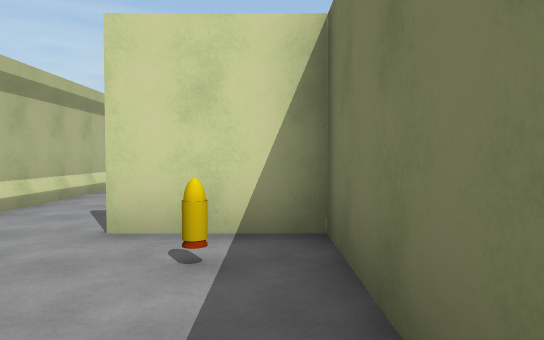
[1] (above)

17 first-person views from a walk through a 3-D level made in the Unity game engine. The camera is 1.4 m above the floor, tilts 2° down and sees 70° across. The floor is counted in squares, 2 m on a side. Each view is taken from the middle of a square. On the plan, view 1 faces up. The plan holds only what a view shows up to about 11 squares ahead; the rest is blank. The player is left out. Some animated figures are left out.

[2]
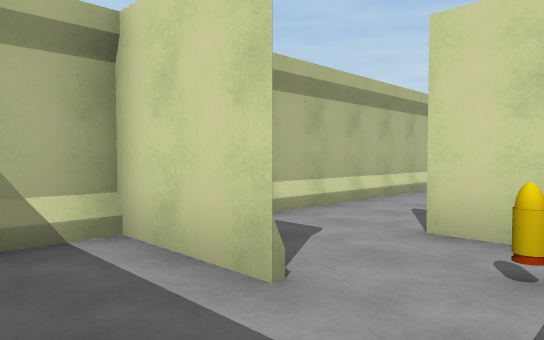

[3]
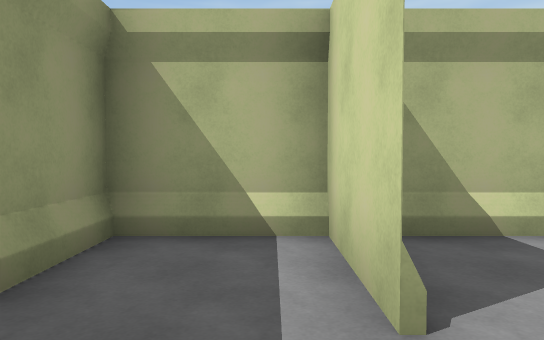

[4]
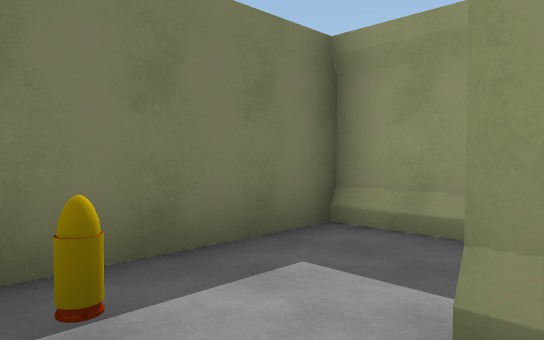

[5]
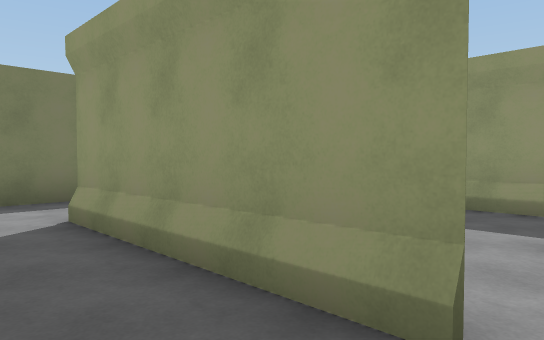

[6]
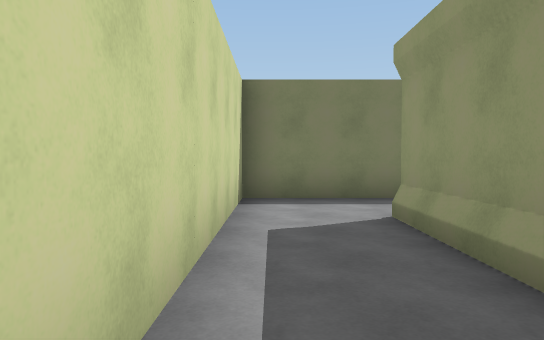

[7]
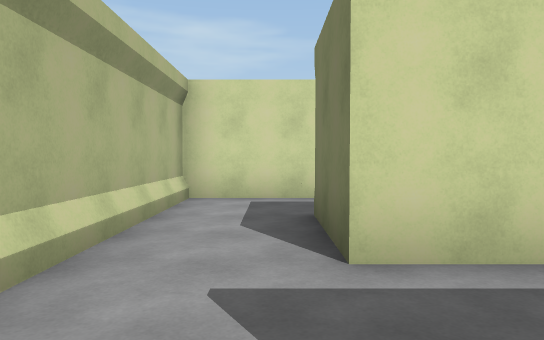

[8]
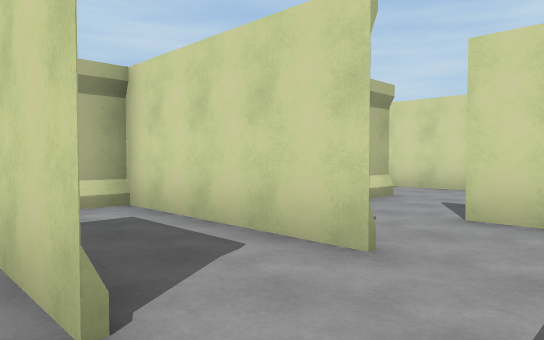

[9]
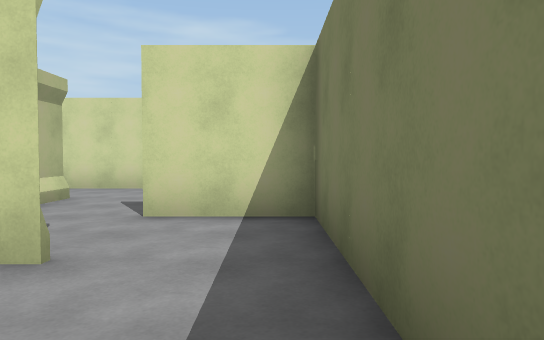

[10]
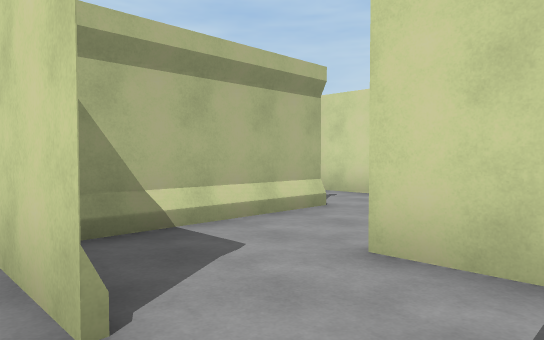

[11]
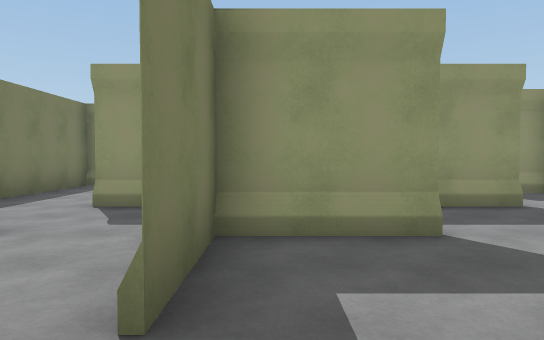

[12]
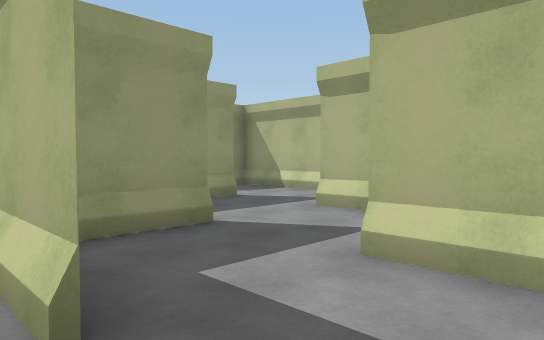

[13]
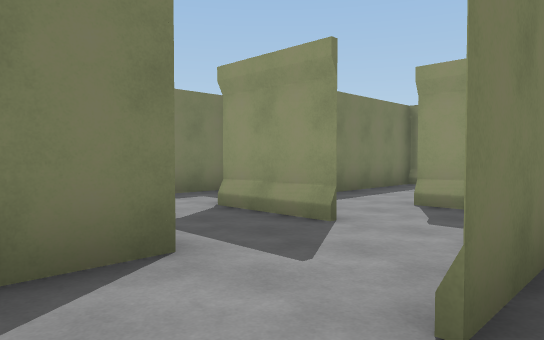

[14]
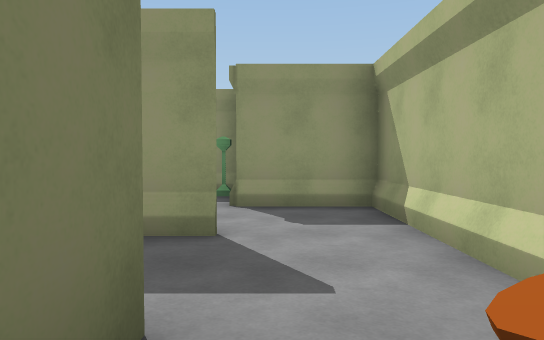

[15]
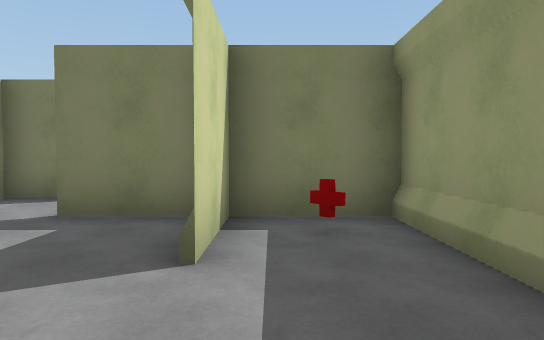

[16]
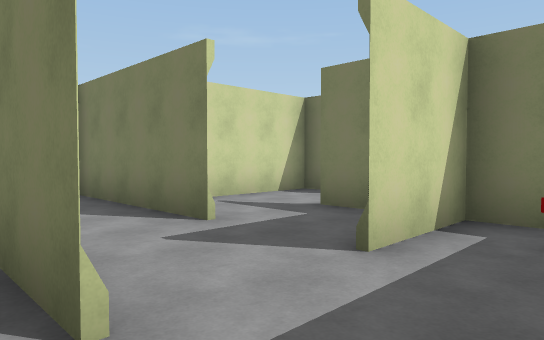

[17]
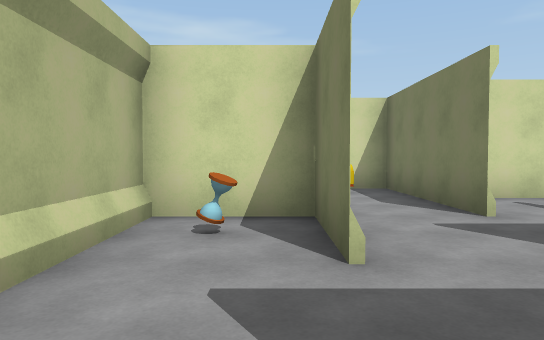

### Floor plan
Points are (right, up) in squares from view 1. A wall is a line through its corners. A room is listed if a view was taken in it or the views show most of it. See-through windows are left out.
Room 1 (views 1, 2, 3, 4, 7)
walls: (-1.5, 1.5) (-3.5, 1.5); (-3.5, 3.5) (-3.5, -0.5) (0.5, -0.5) (0.5, 3.5) (-1.5, 3.5)
ways out: opening at (-2, 4) to room 2
objects: other object (-1, 3)
Room 2 (views 5, 6)
walls: (-1.6, 3.5) (2.5, 3.5); (2.5, 5.5) (-1.5, 5.5) (-1.5, 7.6); (-1.6, 9.5) (-3.5, 9.5) (-3.5, 3.5)
ways out: opening at (-2, 4) to room 1; opening at (-0.5, 9) to room 3; opening at (2, 5)
Room 3 (views 8, 9, 10)
walls: (0.6, 9.5) (-1.6, 9.5); (0.6, 7.5) (-1, 7.5); (2.5, 5.5) (2.5, 11.5) (0.5, 11.5)
ways out: opening at (-0.5, 9) to room 2; opening at (0, 11)
Room 4 (views 11, 12, 13)
walls: (-3.5, 14.6) (-3.5, 13.5); (-1.5, 12) (-1.5, 13.5); (-0.5, 15.5) (-3.1, 15.5); (-2.4, 11.5) (-1.5, 11.5); (0.5, 14.6) (0.5, 15.5)
ways out: opening at (-3, 13); opening at (-1, 14)
Room 5 (views 14, 15, 16)
walls: (-5.5, 11.4) (-5.5, 13.5) (-7.5, 13.5) (-7.5, 9.5); (-5.6, 9.5) (-4.4, 9.5)
ways out: opening at (-6, 10) to room 6; opening at (-5, 11) to room 7
objects: other object (-6, 12)
Room 6 (view 17)
walls: (-7.5, 9.5) (-7.5, 7.5) (-5.4, 7.5)
ways out: opening at (-6, 10) to room 5
Room 7 (no view inside)
walls: (-1.4, 11.5) (-3.5, 11.5); (-4.4, 9.5) (-1.5, 9.5) (-1.5, 12)
ways out: opening at (-5, 11) to room 5; opening at (-4, 12)
objects: other object (-2, 11)

Positions as (right, up) in squares from view 1, and headings:
1: (0, 0), facing up
2: (0, 0), facing up-left
3: (0, 1), facing left
4: (-2, 3), facing down-right
5: (-2, 5), facing down-right
6: (-2, 5), facing right
7: (-2, 3), facing up
8: (2, 7), facing up-left
9: (2, 7), facing up
10: (2, 9), facing up-left
11: (-2, 15), facing down
12: (-1, 15), facing down-left
13: (-2, 15), facing down-right
14: (-6, 13), facing down
15: (-6, 11), facing right
16: (-6, 10), facing up-right
17: (-6, 9), facing up
